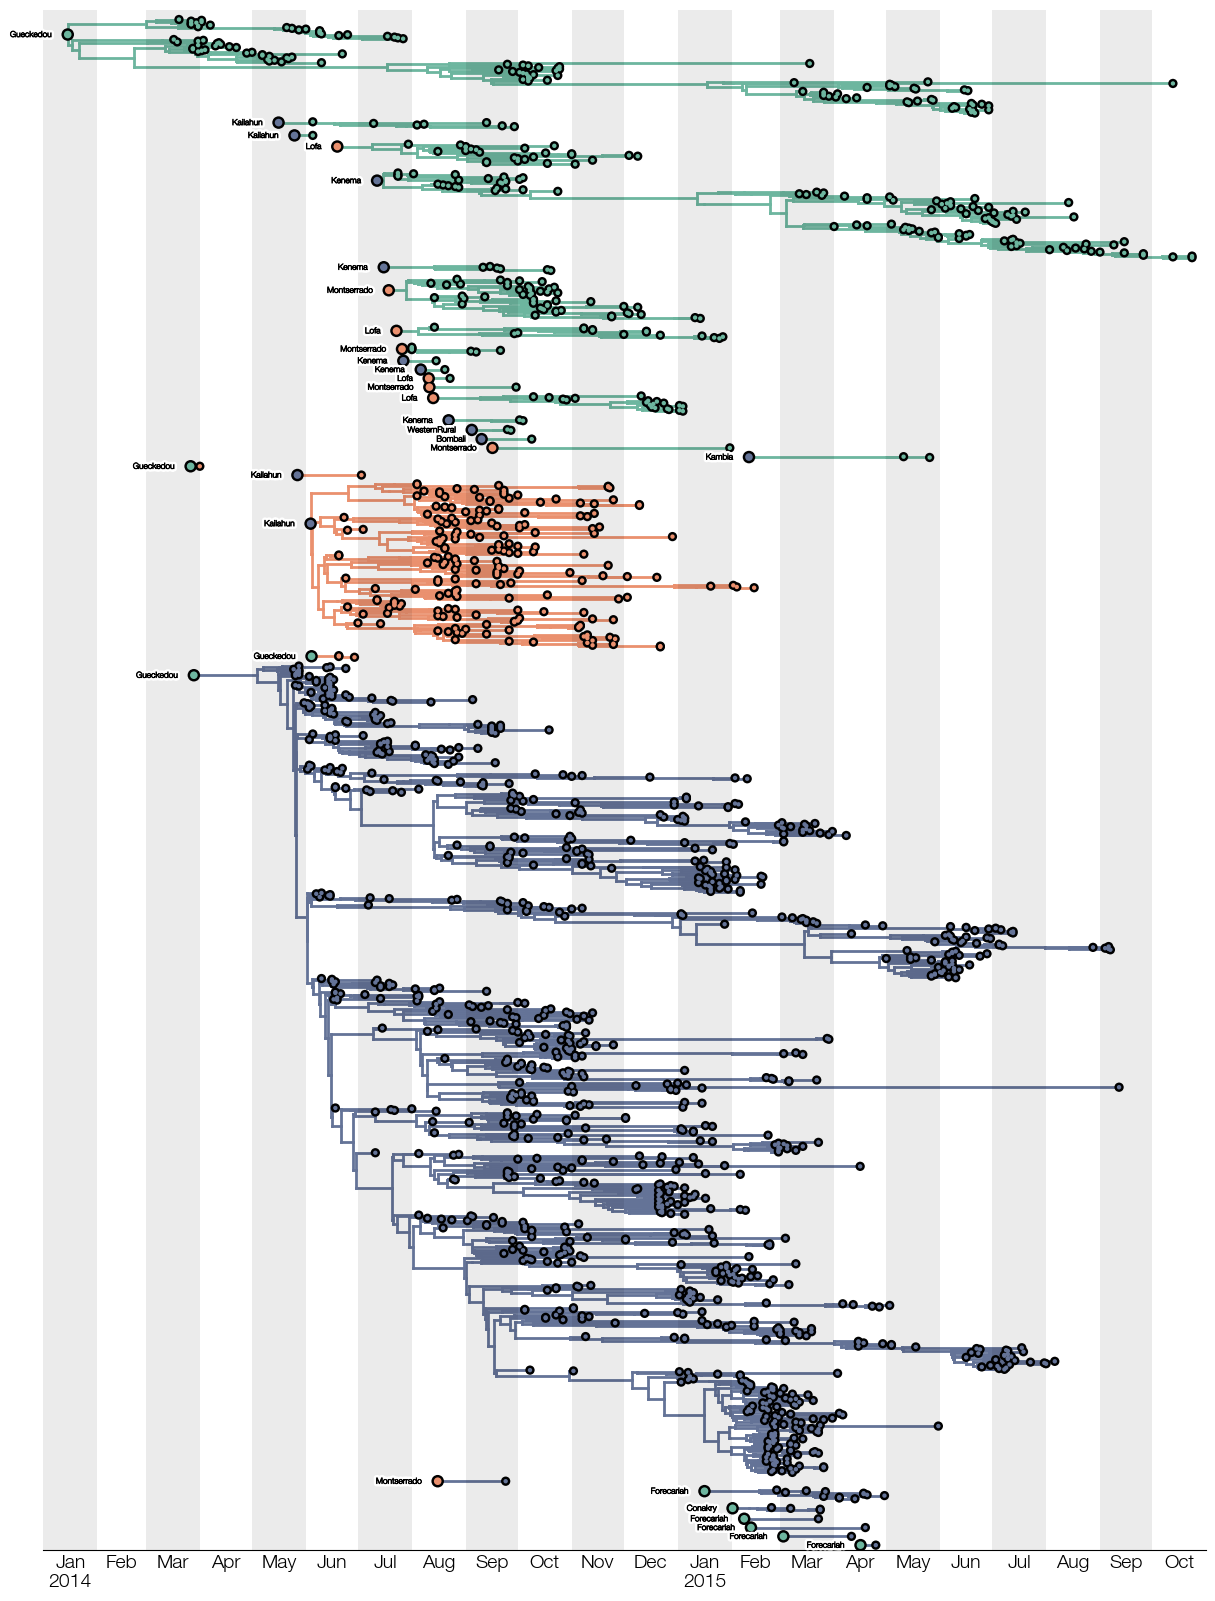

This chart was generated by the following Python code:
import baltic as bt
from baltic import bt_utils

import matplotlib as mpl
from matplotlib import pyplot as plt
from matplotlib.gridspec import GridSpec

mpl.use("Agg")

ll = bt.io.load_nexus('Makona_1610_cds_ig.GLM.MCC.tree', 'time') ## treeFile here can alternatively be a path to a local file
ll.treeStats() ## report stats about tree

admin2country = {
'Bo': 'SLE', 'Bombali': 'SLE', 'Bonthe': 'SLE', 'Kailahun': 'SLE', 'Kambia': 'SLE', 'Kenema': 'SLE', 'Koinadugu': 'SLE', 'Kono': 'SLE', 'Moyamba': 'SLE', 'PortLoko': 'SLE', 'Pujehun': 'SLE', 'Tonkolili': 'SLE', 'WesternRural': 'SLE', 'WesternUrban': 'SLE', 
'Bomi': 'LBR', 'Bong': 'LBR', 'Gbarpolu': 'LBR', 'GrandBassa': 'LBR', 'GrandCapeMount': 'LBR', 'GrandGedeh': 'LBR', 'GrandKru': 'LBR', 'Lofa': 'LBR', 'Margibi': 'LBR', 'Maryland': 'LBR', 'Montserrado': 'LBR', 'Nimba': 'LBR', 'RiverCess': 'LBR', 'RiverGee': 'LBR', 'Sinoe': 'LBR', 
'Beyla': 'GIN', 'Boffa': 'GIN', 'Boke': 'GIN', 'Conakry': 'GIN', 'Coyah': 'GIN', 'Dabola': 'GIN', 'Dalaba': 'GIN', 'Dinguiraye': 'GIN', 'Dubreka': 'GIN', 'Faranah': 'GIN', 'Forecariah': 'GIN', 'Fria': 'GIN', 'Gaoual': 'GIN', 'Gueckedou': 'GIN', 'Kankan': 'GIN', 'Kerouane': 'GIN', 'Kindia': 'GIN', 'Kissidougou': 'GIN', 'Koubia': 'GIN', 'Koundara': 'GIN', 'Kouroussa': 'GIN', 'Labe': 'GIN', 'Lelouma': 'GIN', 'Lola': 'GIN', 'Macenta': 'GIN', 'Mali': 'GIN', 'Mamou': 'GIN', 'Mandiana': 'GIN', 'Nzerekore': 'GIN', 'Pita': 'GIN', 'Siguiri': 'GIN', 'Telimele': 'GIN', 'Tougue': 'GIN', 'Yamou': 'GIN', 
'Kedougou': 'SEN', 'Salemata': 'SEN', 'Saraya': 'SEN', 'Velingara': 'SEN', 'Tambacounda': 'SEN', 
'Kenieba': 'MLI', 'Kita': 'MLI', 'Kangaba': 'MLI', 'Kati': 'MLI', 'Yanfolila': 'MLI', 
'Gabu': 'GNB', 'Tombali': 'GNB', 
'SanPedro': 'CIV', 'Folon': 'CIV', 'Kabadougou': 'CIV', 'Cavally': 'CIV', 'Tonkpi': 'CIV', 'Bafing': 'CIV'
} ## this dict translates location names in the tree to the corresponding country

traitName = 'location.states' ## key used to access annotation of interest in tree
countryFxn = lambda k: traitName in k.parent.traits and admin2country[k.traits[traitName]] != admin2country[k.parent.traits[traitName]] ## tree is exploded at 1. root and 2. whenever there's a migration to another country

countrySubtrees = ll.explode_tree(customFxn = countryFxn) ## split tree into conditionally-traversed subtrees
print(len(countrySubtrees))

fig = plt.figure(figsize=(15, 20), facecolor='w')
gs = GridSpec(1, 1)

ax = plt.subplot(gs[0])

sortedSubtrees = sorted(countrySubtrees, key = lambda t: (admin2country[t.root.children[0].traits[traitName]], t.root.absoluteTime))[::-1] ## sort subtrees

yOffset = 0 ## will track offset of each subtree

colours = {'SLE': '#647397', 'GIN': '#6db69f', 'LBR': '#ea906e'}
colourFxn = lambda k: colours[admin2country[k.traits[traitName]]]

pathEffects = bt_utils.get_path_effects(mainWeight=0.5) ## default is black text + white outline

for subtree in sortedSubtrees:
    subtree.sort_branches()
    subtree.plot_tree(ax, yCoordinateFxn=lambda k: k.y + yOffset, colourFxn=colourFxn, width=2)
    subtree.plot_points(ax, pointSize=10, yCoordinateFxn=lambda k: k.y + yOffset, colourFxn=colourFxn)
    subtree.plot_points(ax, targetFxn=lambda k: k == subtree.root, pointSize=30, yCoordinateFxn=lambda k: k.y + yOffset, colourFxn=colourFxn)

    subtree.plot_text(ax, targetFxn=lambda k: k == subtree.root, xCoordinateFxn=lambda k: k.absoluteTime - 0.025, yCoordinateFxn=lambda k: k.y + yOffset, textContentFxn=lambda k: k.traits[traitName], size=6, path_effects=pathEffects, ha='right')
    yOffset += subtree.ySpan + 10

calendarTimeline = bt_utils.generate_calendar_timeline('2014-01-01', '2015-11-01')
bt_utils.format_time_grid(ax, calendarTimeline)
bt_utils.plot_time_grid(ax, calendarTimeline)

ax.tick_params(labelsize=14)

bt_utils.clean_axes(ax, hideSpines=['left', 'top', 'right'], removeTickLabels='y')

ax.set_xlim(bt_utils.calendar_to_decimal_date('2014-01-01'), bt_utils.calendar_to_decimal_date('2015-11-01'))
ax.set_ylim(-5, yOffset+2)

plt.savefig('exploded-tree-low-level.png', bbox_inches='tight')